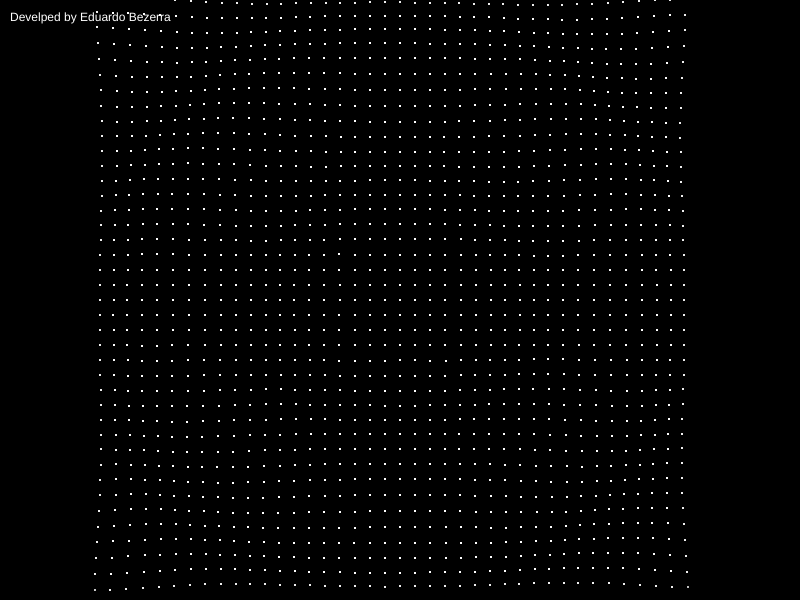
Frame 1 (no input)
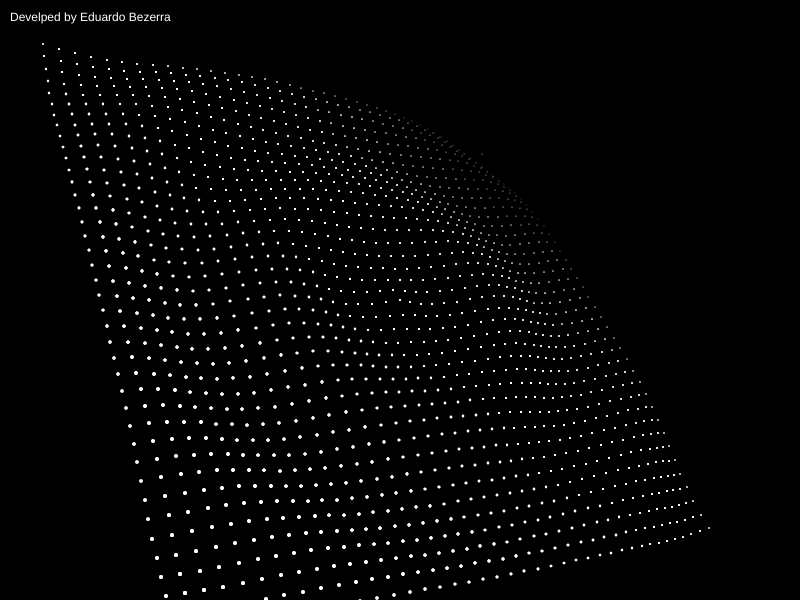
Frame 60 (no input)
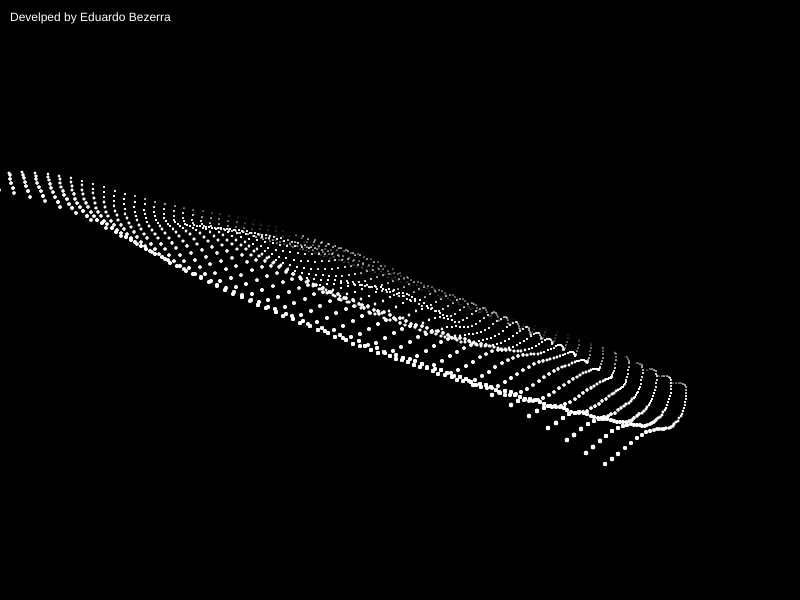
Frame 120 (the mouse pressed at the canvas centre since frame 60)

The p5.js sketch that drew these frames (run headless with seeded random() and noise() and a simulated clock; from frame 60 on, the mouse is pressed at the canvas centre):

// p5.js sketch
// ── sketch.js
/*
Developed by Eduardo Bulhões
Date: 26/10/2023
edubbulhoes@gmail.com
linkedin: www.linkedin.com/in/ebezerra-it
*/
const canvas2d = { x: 800, y: 600 };
const gridSize = { x: 20, y: 20 };
const gridStep = Math.PI/8;
const quadFace = true;
const zobs = -50;
const zoom = 15;
const rotVel = { x: 0.01, y: 0.01, z: 0 };
const viewTypeTimer = 10000;

var start = true;
var rotAngle = { x: 0, y: 0, z: 0 };
var gridAngle = 0;
var viewType = 0;
var gridStepSize = 1.0;

function setup() {
  createCanvas(canvas2d.x, canvas2d.y);
  
  credits();
  
  setInterval(() => {
    if (start) {
      viewType = viewType === 3 ? 0 : viewType + 1;
      if (viewType === 0 || viewType === 1) 
        gridStepSize = 1.0;
      else 
        gridStepSize = 0.5;
    }
  }, viewTypeTimer);
}

function draw() {
  background(0); 
  drawGrid();
}

function credits() {
  var a = createA('https://www.linkedin.com/in/ebezerra-it', 'Develped by Eduardo Bezerra', '_blank');
  a.position(10, 10);
  a.style('font-size', '12px');
  a.style('font-family', 'arial');
  a.style('text-decoration', 'none');
  a.style('font-weight', 'normal');
  a.style('color', '#ffffff');  
}

function drawGrid() {
  var p2dPrev;
  rotAngle.x += rotVel.x;
  rotAngle.y += rotVel.y;
  rotAngle.z += rotVel.z;
  
  gridAngle += gridStep; if (gridAngle >= 2*Math.PI) gridAngle -= 2*Math.PI;

  var gridline = [];
  var gridlinePrev;

  for (var y = -gridSize.y; y<gridSize.y; y+=gridStepSize) {
    gridline = [];
    for (var x = -gridSize.x; x<gridSize.x; x+=gridStepSize) {
    
      const z = 0.5 * Math.cos(0.55*Math.pow(Math.sqrt(x*x + y*y),1) + gridAngle);
      const p3d = rotate3d({x, y, z}, rotAngle);

      gridline.push(p3d);
    }
    
    if (gridlinePrev) {
      for (var i=0; i<gridline.length-1; i+=1) {
        drawFace(gridline[i], gridlinePrev[i], gridlinePrev[i+1], gridline[i+1]);
      }
    }
    gridlinePrev = [...gridline];
  }
}

function drawFace(p3d1, p3d2, p3d3, p3d4) {
  
  if (viewType === 0) {
    drawPoints(p3d1, p3d2, p3d3, p3d4);
  } else if (viewType === 1) {
    drawWireFace(p3d1, p3d2, p3d3, p3d4);
  } else if (quadFace) {
    drawGridQuadFace(p3d1, p3d2, p3d3, p3d4)
  } else {
    drawGridTriangleFace(p3d1, p3d2, p3d3);
    drawGridTriangleFace(p3d1, p3d3, p3d4);
  }
}

function drawPoints(p3d1, p3d2, p3d3, p3d4) {
  stroke("white");
  const p2d1 = point3dTo2d(p3d1);
  const p2d2 = point3dTo2d(p3d2);
  const p2d3 = point3dTo2d(p3d3);
  const p2d4 = point3dTo2d(p3d4);

  const radius = 20;
  
  p2d1.size = (-p3d1.z + radius)/10; if (p2d1.size <=0) p2d1.size = 1;
  strokeWeight(p2d1.size);
  point(p2d1.x, p2d1.y);
  
  p2d2.size = (-p3d2.z + radius)/10; if (p2d2.size <=0) p2d2.size = 1;
  strokeWeight(p2d2.size);
  point(p2d2.x, p2d2.y);
  
  p2d3.size = (-p3d3.z + radius)/10; if (p2d3.size <=0) p2d3.size = 1;
  strokeWeight(p2d3.size);
  point(p2d3.x, p2d3.y);
  
  p2d4.size = (-p3d4.z + radius)/10; if (p2d4.size <=0) p2d4.size = 1;
  strokeWeight(p2d4.size);
  point(p2d4.x, p2d4.y);
}

function drawWireFace(p3d1, p3d2, p3d3, p3d4) {
  const p2d1 = point3dTo2d(p3d1);
  const p2d2 = point3dTo2d(p3d2);
  const p2d3 = point3dTo2d(p3d3);
  const p2d4 = point3dTo2d(p3d4);

  stroke("white");
  strokeWeight(1);
  line(p2d1.x, p2d1.y, p2d2.x, p2d2.y);
  line(p2d2.x, p2d2.y, p2d3.x, p2d3.y);
  line(p2d3.x, p2d3.y, p2d4.x, p2d4.y);
  line(p2d4.x, p2d4.y, p2d1.x, p2d1.y);
}

function drawGridQuadFace(p3d1, p3d2, p3d3, p3d4) {
  const p2d1 = point3dTo2d(p3d1);
  const p2d2 = point3dTo2d(p3d2);
  const p2d3 = point3dTo2d(p3d3);
  const p2d4 = point3dTo2d(p3d4);
  
  var fp3d1 = vectorDiff(p3d3, p3d1);
  var fp3d2 = vectorDiff(p3d2, p3d1);
  var faceNormal = vectorProduct(fp3d1, fp3d2);
  var costheta = cosVec1Vec2(faceNormal, { x: 0, y: 0, z: zobs})
  
  if (costheta > 0.0) {
    if (viewType === 2)
      c = color(240, 240, 240);
    else 
      c = color(250*costheta, 250*costheta, 250*costheta);
    
    noStroke();
    fill(c);
    quad(p2d1.x, p2d1.y, p2d2.x, p2d2.y, p2d3.x, p2d3.y, p2d4.x, p2d4.y);
  }
}

function drawGridTriangleFace(p3d1, p3d2, p3d3) {
  const p2d1 = point3dTo2d(p3d1);
  const p2d2 = point3dTo2d(p3d2);
  const p2d3 = point3dTo2d(p3d3);
  
  var fp3d1 = vectorDiff(p3d3, p3d1);
  var fp3d2 = vectorDiff(p3d2, p3d1);
  var faceNormal = vectorProduct(fp3d1, fp3d2);
  var costheta = cosVec1Vec2(faceNormal, { x: 0, y: 0, z: zobs})
  
  if (costheta > 0.0) {
    if (viewType === 2)
      c = color(240, 240, 240);
    else 
      c = color(250*costheta, 250*costheta, 250*costheta);

    noStroke();
    fill(c);
    quad(p2d1.x, p2d1.y, p2d2.x, p2d2.y, p2d3.x, p2d3.y, p2d3.x, p2d3.y);
  }
}

function point3dTo2d(p3d) {
  return { 
    x: Math.round(p3d.x*(zobs + p3d.z) / zobs * zoom + canvas2d.x/2),
    y: Math.round(p3d.y*(zobs + p3d.z) / zobs * zoom + canvas2d.y/2),
  }
}

function rotate3d(p3d, vel3d) {
  var rotp3d = p3d;
  rotp3d = rotate3dx(rotp3d, vel3d.x);
  rotp3d = rotate3dy(rotp3d, vel3d.y);
  rotp3d = rotate3dz(rotp3d, vel3d.z);
  
  return rotp3d;
}

function rotate3dz(p3d, angle) {
  if (angle == 0) return p3d;
  
  var x2 = p3d.x*Math.cos(angle) - p3d.y*Math.sin(angle);
  var y2 = p3d.y*Math.cos(angle) + p3d.x*Math.sin(angle);
  
  return {x: x2, y: y2, z: p3d.z};
}
function rotate3dx(p3d, angle) {
  if (angle == 0) return p3d;
  
  var z2 = p3d.z*Math.cos(angle) - p3d.y*Math.sin(angle);
  var y2 = p3d.y*Math.cos(angle) + p3d.z*Math.sin(angle);
  
  return {x: p3d.x, y: y2, z: z2};
}
function rotate3dy(p3d, angle) {
  if (angle == 0) return p3d;
  
  var x2 = p3d.x*Math.cos(angle) - p3d.z*Math.sin(angle);
  var z2 = p3d.z*Math.cos(angle) + p3d.x*Math.sin(angle);
  
  return {x: x2, y: p3d.y, z: z2};
}

function faceVecNormal(face) {
  var p3d1 = vectorDiff(points[face[3]], points[face[0]]);
  var p3d2 = vectorDiff(points[face[1]], points[face[0]]);
  
  return vectorProduct(p3d1, p3d2);
}

function scalarVector(vector, scalar) {
  return { 
    x: vector.x * scalar,
    y: vector.y * scalar,
    z: vector.z * scalar,
  }
}
  
function vectorDiff(vec1, vec2) {
  return {
    x: vec1.x - vec2.x,
    y: vec1.y - vec2.y,
    z: vec1.z - vec2.z,
  }
}

function vectorScalar(vec1, vec2) {
  return vec1.x*vec2.x + vec1.y*vec2.y + vec1.z*vec2.z;
}
  
function vectorModule(vector) {
  return Math.sqrt(vector.x*vector.x + vector.y*vector.y + vector.z*vector.z);
}

function cosVec1Vec2(vec1, vec2) {
  var modVec1 = vectorModule(vec1);
  var modVec2 = vectorModule(vec2);

  if (modVec1 == 0 || modVec1 == 0) return 0;
  return vectorScalar(vec1, vec2) / (modVec1 * modVec2);
}

function vectorProduct(vec1, vec2) {
  var xn = vec1.y * vec2.z - vec1.z*vec2.y;
  var yn = vec1.z * vec2.x - vec1.x*vec2.z;
  var zn = vec1.x * vec2.y - vec1.y*vec2.x;
  
  return {x: xn, y: yn, z: zn};
}
